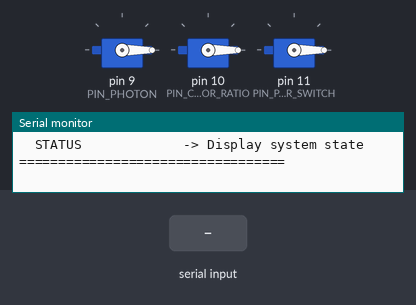
The sketch below on a simulated Arduino Pro Mini, built with avr-gcc and run on an emulated ATmega328P. Parts: 3 × servo, the last lines printed to the serial monitor. The inputs (shaded band) are chosen by the test bench. EEPROM starts erased.

Above: at 2.2 s.
2.3 s: "PWR 90\n" received over Serial
At 4.6 s:
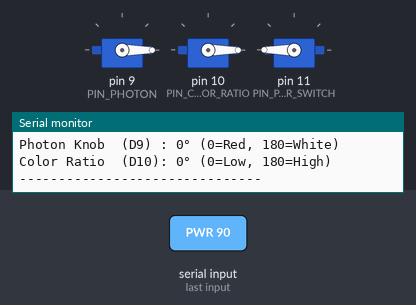
5.3 s: "PHO 90\n" received over Serial
At 6.6 s:
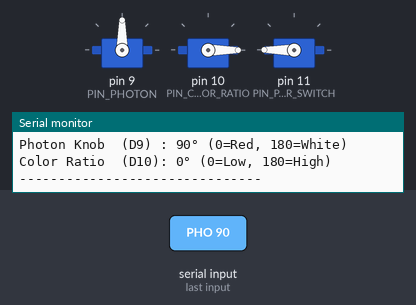
7.7 s: "PHO  45\n" received over Serial
At 9.2 s:
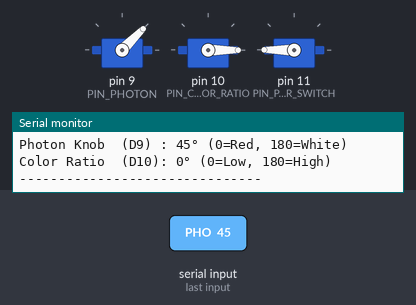
9.6 s: "COL 90\n" received over Serial
At 11.1 s:
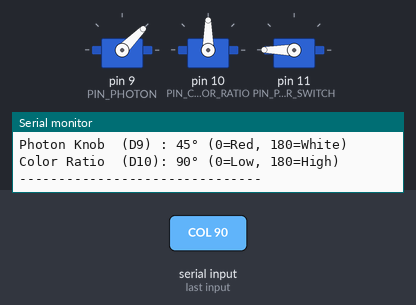
12.0 s: "COL  45\n" received over Serial
At 13.6 s:
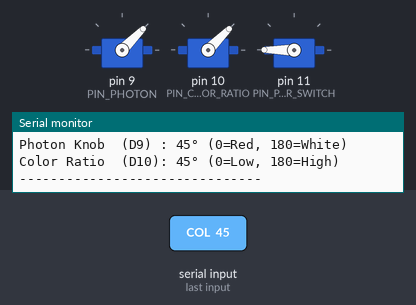
13.9 s: "PWR  45\n" received over Serial
At 17.0 s:
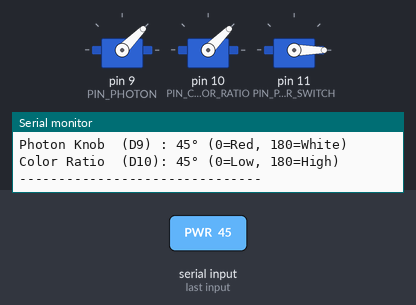
Timing chart, 0 to 17.9 s (numbered marks = the images above; inputs shaded):
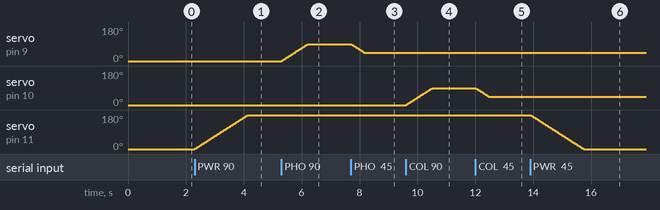

The sketch:

servo_control.ino
```cpp
#include <Servo.h>
#include <EEPROM.h>

// --- PCB PIN DEFINITIONS ---
const int PIN_PHOTON       = 9;   // J5 Header
const int PIN_COLOR_RATIO  = 10;  // J8 Header
const int PIN_POWER_SWITCH = 11;  // J9 Header

// --- EEPROM ADDRESSES ---
const int ADDR_PHOTON       = 0;
const int ADDR_COLOR_RATIO  = 2;
const int ADDR_POWER_SWITCH = 4;
const int ADDR_MAGIC        = 6;  // Marker to check if EEPROM is initialized
const uint16_t EEPROM_MAGIC = 0xABCD;

// --- SERVO OBJECTS & STATE ---
Servo photonServo;
Servo colorRatioServo;
Servo powerServo;

int targetPhoton     = 0;   // 0 (Max Red) to 180 (White)
int targetColorRatio = 0;   // 0 (Low) to 180 (High)
int targetPower      = 0;   // 0 (OFF) to 180 (ON)

int currentPhoton     = 0;
int currentColorRatio = 0;
int currentPower      = 0;

// --- HELPER: SMOOTH MOTION ENGINE ---
// Moves servos incrementally to eliminate harsh mechanical snaps and current spikes
void moveServosSmoothly() {
  bool moving = true;
  while (moving) {
    moving = false;

    // Photon Knob
    if (currentPhoton < targetPhoton) { currentPhoton++; moving = true; }
    else if (currentPhoton > targetPhoton) { currentPhoton--; moving = true; }
    photonServo.write(currentPhoton);

    // Color Ratio Knob
    if (currentColorRatio < targetColorRatio) { currentColorRatio++; moving = true; }
    else if (currentColorRatio > targetColorRatio) { currentColorRatio--; moving = true; }
    colorRatioServo.write(currentColorRatio);

    // Light Power Switch
    if (currentPower < targetPower) { currentPower++; moving = true; }
    else if (currentPower > targetPower) { currentPower--; moving = true; }
    powerServo.write(currentPower);

    delay(10); // Adjust step speed (lower = faster movement)
  }
}

// --- HELPER: SAVE STATE TO EEPROM ---
void saveState() {
  EEPROM.put(ADDR_PHOTON, targetPhoton);
  EEPROM.put(ADDR_COLOR_RATIO, targetColorRatio);
  EEPROM.put(ADDR_POWER_SWITCH, targetPower);
  EEPROM.put(ADDR_MAGIC, EEPROM_MAGIC);
}

// --- HELPER: LOAD STATE FROM EEPROM ---
void loadState() {
  uint16_t magic;
  EEPROM.get(ADDR_MAGIC, magic);

  if (magic == EEPROM_MAGIC) {
    EEPROM.get(ADDR_PHOTON, targetPhoton);
    EEPROM.get(ADDR_COLOR_RATIO, targetColorRatio);
    EEPROM.get(ADDR_POWER_SWITCH, targetPower);

    // Sanity bounds check
    targetPhoton     = constrain(targetPhoton, 0, 180);
    targetColorRatio = constrain(targetColorRatio, 0, 180);
    targetPower      = constrain(targetPower, 0, 180);
  } else {
    // Default values if first boot
    targetPhoton     = 0;   // High Red
    targetColorRatio = 0;   // Low Photon
    targetPower      = 0;   // OFF
    saveState();
  }

  currentPhoton     = targetPhoton;
  currentColorRatio = targetColorRatio;
  currentPower      = targetPower;
}

// --- TELEMETRY & STATUS PRINT ---
void printStatus() {
  Serial.println(F("\n--- SKYPORTAL SYSTEM STATUS ---"));

  Serial.print(F("Power Switch (D11): "));
  Serial.print(targetPower);
  Serial.println(targetPower >= 90 ? F("° [ON]") : F("° [OFF]"));

  Serial.print(F("Photon Knob  (D9) : "));
  Serial.print(targetPhoton);
  Serial.println(F("° (0=Red, 180=White)"));

  Serial.print(F("Color Ratio  (D10): "));
  Serial.print(targetColorRatio);
  Serial.println(F("° (0=Low, 180=High)"));

  Serial.println(F("-------------------------------\n"));
}

void printHelp() {
  Serial.println(F("=== SKYPORTAL CONTROL COMMANDS ==="));
  Serial.println(F("  PWR <0 or 180>     -> Toggle Power Switch (0=OFF, 180=ON)"));
  Serial.println(F("  PHO <0-180>        -> Set Photon Knob Angle"));
  Serial.println(F("  COL <0-180>        -> Set Color Ratio Knob Angle"));
  Serial.println(F("  SET <pwr> <pho> <col> -> Set all 3 parameters at once"));
  Serial.println(F("  STATUS             -> Display system state"));
  Serial.println(F("=================================="));
}

void setup() {
  Serial.begin(9600);
  delay(500);

  // 1. Load persisted state from non-volatile memory
  loadState();

  // 2. Pre-set servo positions BEFORE attaching to prevent startup snap
  photonServo.write(currentPhoton);
  colorRatioServo.write(currentColorRatio);
  powerServo.write(currentPower);

  // 3. Attach hardware PWM pins
  photonServo.attach(PIN_PHOTON);
  colorRatioServo.attach(PIN_COLOR_RATIO);
  powerServo.attach(PIN_POWER_SWITCH);

  Serial.println(F("SkyPortal Prototype Online. Memory restored."));
  printStatus();
  printHelp();
}

void loop() {
  if (Serial.available() > 0) {
    String input = Serial.readStringUntil('\n');
    input.trim();
    input.toUpperCase();

    if (input == "STATUS") {
      printStatus();
    }
    else if (input.startsWith("PWR ")) {
      int val = input.substring(4).toInt();
      targetPower = (val >= 90) ? 180 : 0;
      moveServosSmoothly();
      saveState();
      printStatus();
    }
    else if (input.startsWith("PHO ")) {
      int val = input.substring(4).toInt();
      targetPhoton = constrain(val, 0, 180);
      moveServosSmoothly();
      saveState();
      printStatus();
    }
    else if (input.startsWith("COL ")) {
      int val = input.substring(4).toInt();
      targetColorRatio = constrain(val, 0, 180);
      moveServosSmoothly();
      saveState();
      printStatus();
    }
    else if (input.startsWith("SET ")) {
      // Parse multi-argument command: SET <pwr> <pho> <col>
      int space1 = input.indexOf(' ', 4);
      int space2 = input.indexOf(' ', space1 + 1);

      if (space1 > 0 && space2 > 0) {
        int pwr = input.substring(4, space1).toInt();
        int pho = input.substring(space1 + 1, space2).toInt();
        int col = input.substring(space2 + 1).toInt();

        targetPower      = (pwr >= 90) ? 180 : 0;
        targetPhoton     = constrain(pho, 0, 180);
        targetColorRatio = constrain(col, 0, 180);

        moveServosSmoothly();
        saveState();
        printStatus();
      }
    }
    else {
      printHelp();
    }
  }
}
```

Measured:
- after the input at 2.3 s, servo on pin 11 (PIN_POWER_SWITCH): moves from 0° to 180° over 1.8 s, starting at once
- after the input at 5.3 s, servo on pin 9 (PIN_PHOTON): moves from 0° to 90° over 0.92 s, starting at once
- after the input at 7.7 s, servo on pin 9 (PIN_PHOTON): moves from 90° to 45° over 0.45 s, starting at once
- after the input at 9.6 s, servo on pin 10 (PIN_COLOR_RATIO): moves from 0° to 90° over 0.92 s, starting at once
- after the input at 12.0 s, servo on pin 10 (PIN_COLOR_RATIO): moves from 90° to 45° over 0.45 s, starting at once
- after the input at 13.9 s, servo on pin 11 (PIN_POWER_SWITCH): moves from 180° to 0° over 1.8 s, starting at once
